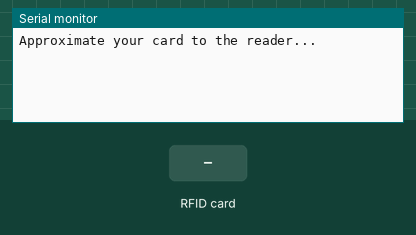
This sketch was run on a simulated Arduino Uno, built with avr-gcc and run on an emulated ATmega328P. Parts: the last lines printed to the serial monitor. The inputs (shaded band) are chosen by the test bench.

Above: at 1.2 s.
1.3 s: RFID card A3 76 36 BB held to the reader
At 2.5 s:
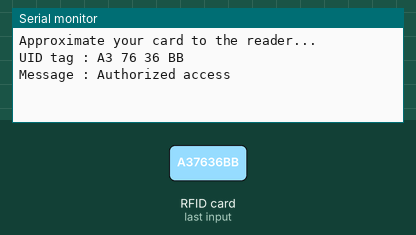
2.8 s: RFID card CC CC A3 16 held to the reader
At 3.8 s:
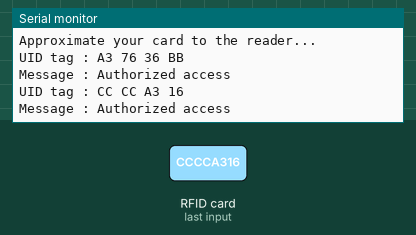
4.3 s: RFID card 5E 7A 19 C4 held to the reader
At 5.2 s:
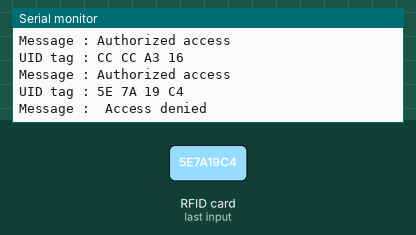

The sketch:

RFIDTAG.ino
```cpp
#include <SPI.h>
#include <MFRC522.h>

#define SS_PIN 10
#define RST_PIN 5
#define RED 2
#define Green 3
MFRC522 mfrc522(SS_PIN, RST_PIN);   // Create MFRC522 instance.

void setup()
{
  Serial.begin(9600);   // Initiate a serial communication
  SPI.begin();      // Initiate  SPI bus
  mfrc522.PCD_Init();   // Initiate MFRC522
  Serial.println("Approximate your card to the reader...");
  Serial.println();
  pinMode(LED_BUILTIN, OUTPUT);
   digitalWrite(LED_BUILTIN, LOW);    // turn the LED off by making the voltage LOW
   digitalWrite(Green, LOW);
   digitalWrite(RED, LOW);

}
void loop()
{
  // Look for new cards
  if ( ! mfrc522.PICC_IsNewCardPresent())
  {
    return;
  }
  // Select one of the cards
  if ( ! mfrc522.PICC_ReadCardSerial())
  {
    return;
  }
  //Show UID on serial monitor
  Serial.print("UID tag :");
  String content= "";
  byte letter;
  for (byte i = 0; i < mfrc522.uid.size; i++)
  {
     Serial.print(mfrc522.uid.uidByte[i] < 0x10 ? " 0" : " ");
     Serial.print(mfrc522.uid.uidByte[i], HEX);
     content.concat(String(mfrc522.uid.uidByte[i] < 0x10 ? " 0" : " "));
     content.concat(String(mfrc522.uid.uidByte[i], HEX));
  }
  Serial.println();
  Serial.print("Message : ");
  content.toUpperCase();
  if ((content.substring(1) == "A3 76 36 BB") || (content.substring(1) == "CC CC A3 16") ) //change here the UID of the card/cards that you want to give access
  {
    Serial.println("Authorized access");
    Serial.println();
    digitalWrite(LED_BUILTIN, HIGH);   // turn the LED on (HIGH is the voltage level)
    digitalWrite(Green, HIGH);
    delay(1000);
    digitalWrite(Green, LOW);
  }

 else   {

    Serial.println(" Access denied");
     digitalWrite(LED_BUILTIN, LOW);    // turn the LED off by making the voltage LOW
    digitalWrite(RED, HIGH);
    delay(1000);
    digitalWrite(RED, LOW);

  }
}
```

Measured:
- after the input at 1.3 s, the serial monitor: prints a new line at once (image 1)
- after the input at 2.8 s, the serial monitor: prints a new line at once (image 2)
- after the input at 4.3 s, the serial monitor: prints a new line at once (image 3)
